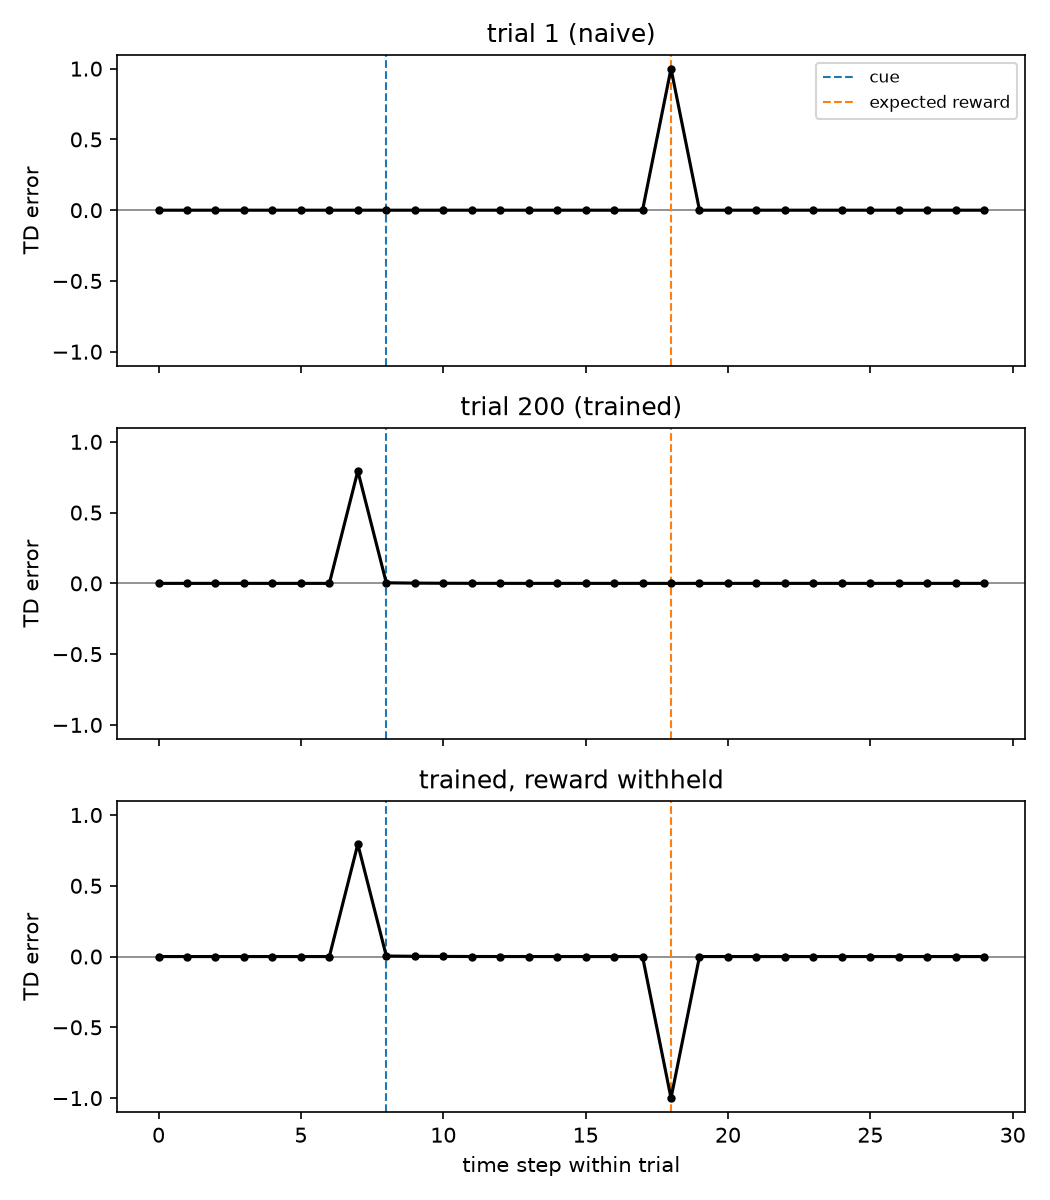

Recreate this plot in Python.
"""
Old
"""

import argparse

import numpy as np
import matplotlib.pyplot as plt


def run_trial(V_cue, t_cue, t_reward, trial_len, gamma, reward, lr,
              deliver_reward, learn):
    deltas = np.zeros(trial_len)

    # Background: before the cue, state value is fixed at 0 (nothing to
    # predict yet). Only the last background step bootstraps into the cue.
    for t in range(t_cue):
        v_next = V_cue[0] if t == t_cue - 1 else 0.0
        deltas[t] = 0.0 + gamma * v_next - 0.0

    # From the cue onward, state is "k steps since cue" -> table V_cue[k].
    for t in range(t_cue, trial_len):
        k = t - t_cue
        r = reward if (deliver_reward and t == t_reward) else 0.0
        v_next = V_cue[k + 1] if k + 1 < len(V_cue) else 0.0
        delta = r + gamma * v_next - V_cue[k]
        deltas[t] = delta
        if learn:
            V_cue[k] += lr * delta

    return deltas


def main() -> None:
    parser = argparse.ArgumentParser()
    parser.add_argument("--trial-len", type=int, default=30)
    parser.add_argument("--cue-time", type=int, default=8)
    parser.add_argument("--delay", type=int, default=10)
    parser.add_argument("--reward", type=float, default=1.0)
    parser.add_argument("--gamma", type=float, default=0.98)
    parser.add_argument("--lr", type=float, default=0.1)
    parser.add_argument("--n-trials", type=int, default=200)
    parser.add_argument("--out", type=str, default="td_conditioning.png")
    args = parser.parse_args()

    trial_len = args.trial_len
    t_cue = args.cue_time
    t_reward = t_cue + args.delay
    assert t_reward < trial_len, "trial too short for cue time + delay"

    V_cue = np.zeros(trial_len - t_cue)

    early = run_trial(V_cue, t_cue, t_reward, trial_len, args.gamma,
                       args.reward, args.lr, deliver_reward=True, learn=True)
    for _ in range(args.n_trials - 1):
        late = run_trial(V_cue, t_cue, t_reward, trial_len, args.gamma,
                          args.reward, args.lr, deliver_reward=True, learn=True)
    omission = run_trial(V_cue, t_cue, t_reward, trial_len, args.gamma,
                          args.reward, args.lr, deliver_reward=False, learn=False)

    labels = ["trial 1 (naive)", f"trial {args.n_trials} (trained)",
              "trained, reward withheld"]
    traces = [early, late, omission]

    fig, axes = plt.subplots(3, 1, figsize=(7, 8), sharex=True, sharey=True)
    for ax, trace, label in zip(axes, traces, labels):
        ax.axhline(0, color="gray", linewidth=0.8)
        ax.axvline(t_cue, color="tab:blue", linestyle="--", linewidth=1, label="cue")
        ax.axvline(t_reward, color="tab:orange", linestyle="--", linewidth=1,
                   label="expected reward")
        ax.plot(trace, color="black", marker="o", markersize=3)
        ax.set_title(label)
        ax.set_ylabel("TD error")
    axes[0].legend(loc="upper right", fontsize=8)
    axes[-1].set_xlabel("time step within trial")
    fig.tight_layout()
    fig.savefig(args.out, dpi=150)
    print(f"saved plot to {args.out}")

    for label, trace in zip(labels, traces):
        peak_t = int(np.argmax(np.abs(trace)))
        print(f"{label}: peak TD error {trace[peak_t]:+.3f} at t={peak_t} "
              f"(cue at t={t_cue}, expected reward at t={t_reward})")


if __name__ == "__main__":
    main()
